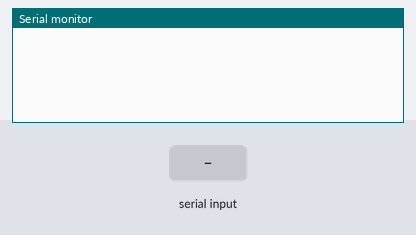
Bench run of a sketch on a simulated Arduino Uno, built with avr-gcc and run on an emulated ATmega328P. Parts: the last lines printed to the serial monitor. The inputs (shaded band) are chosen by the test bench.

Above: at 1.2 s.
1.3 s: "PING\n" received over Serial
At 1.9 s:
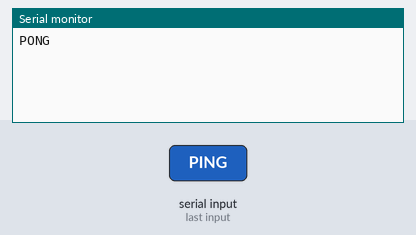
2.8 s: "READ_ADC\n" received over Serial
At 3.1 s:
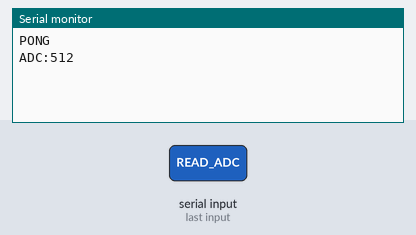

Measured:
- after the input at 1.3 s, the serial monitor: prints a new line at once (image 1)
- after the input at 2.8 s, the serial monitor: prints a new line at once (image 2)

The sketch:

pico_208.ino
```cpp
// snippet: pico_208
// tags: pico, rp2040, raspberry-pi
// boards: rp2040
// library: none
// description: RPi Pico: active sketch — responds to serial commands, reads ADC on demand
// prompts: serial command Pico, interactive sketch RP2040, read ADC on command Pi Pico, serial request response Pico, command driven Pico, active mode RP2040
// verified: compile-only
// source: kd-generated (id 208)
// exact-include: Arduino.h

#include <Arduino.h>

char cmdBuf[32];
int cmdIndex = 0;

void setup() {
  Serial.begin(115200);
}

void loop() {
  if (Serial.available()) {
    char c = Serial.read();
    if (c == '\n') {
      processCommand(cmdBuf);
      cmdIndex = 0;
    } else if (cmdIndex < 31) {
      cmdBuf[cmdIndex++] = c;
    }
  }
}

void processCommand(char* cmd) {
  if (strncmp(cmd, "PING", 4) == 0) {
    Serial.println("PONG");
  } else if (strncmp(cmd, "READ_ADC", 8) == 0) {
    int pin = cmd[9] - '0';
    int adcValue = analogRead(pin);
    Serial.print("ADC:");
    Serial.println(adcValue);
  } else if (strncmp(cmd, "SET_PIN", 7) == 0) {
    int pin = cmd[8] - '0';
    int state = cmd[10] - '0';
    // Must set pinMode before digitalWrite — ESP32/RP2040 GPIO defaults
    // to input on boot, so digitalWrite on an unconfigured pin is a no-op.
    pinMode(pin, OUTPUT);
    digitalWrite(pin, state);
  }
}
```
